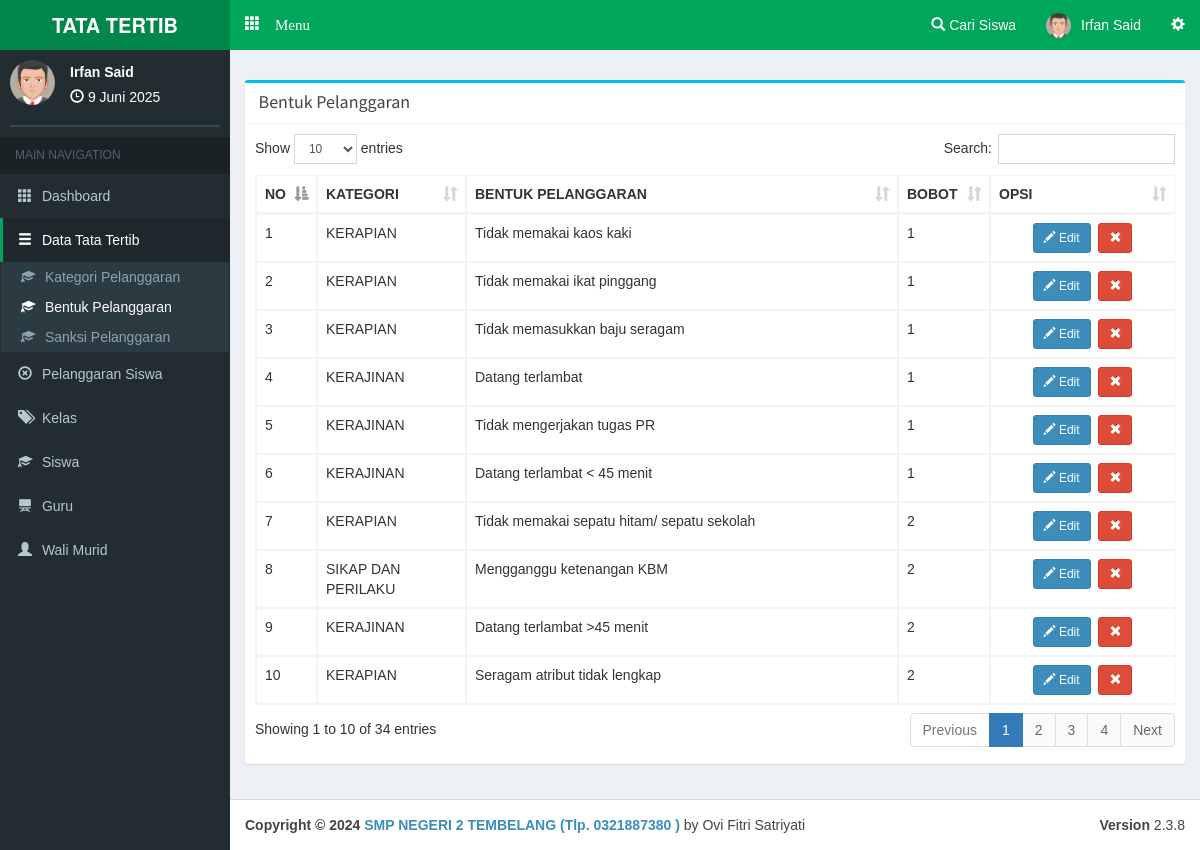
Page /admin/bentukpelanggaran (signed in) on the committed database.
### tables this page shows
CREATE TABLE `benpel` (
  `c_benpel` varchar(10) NOT NULL,
  `c_katbenpel` varchar(10) NOT NULL,
  `benpel` text NOT NULL,
  `bobot` int(11) NOT NULL
);

CREATE TABLE `katbenpel` (
  `c_katbenpel` varchar(10) NOT NULL,
  `katbenpel` varchar(30) NOT NULL
);

### php/config.php (called while the page is built, shortened)
<?php
$base='http://localhost/pps/';
$basead='http://localhost/pps/admin/';
?>

### php/function.php (called while the page is built, shortened)
<?php
function tgl($date){
  $array_bulan = array(1=>'Januari','Februari','Maret', 'April', 'Mei', 'Juni','Juli','Agustus','September','Oktober', 'November','Desember');
  $date = strtotime($date);
  $tanggal = date ('j', $date);
  $bulan = $array_bulan[date('n',$date)];
  $tahun = date('Y',$date);
  $result = $tanggal ." ". $bulan ." ". $tahun;
  return($result);
}
?>

### admin/view/a-bentukpel.php (the view, shortened to what this page needs)
      <div class="row">
        <div class="col-xs-12 col-md-12 col-lg-12">
          <div class="box box-info">
            <div class="box-header  with-border">
            <?php if(isset($_GET['q'])){ ?>
              <h3 class="box-title"></span>&nbsp;Bentuk Pelanggaran Kategori <b><?php echo $hjenpel['katbenpel']; ?></b></h3><span style="float:right;"><a href="<?php echo $basead; ?>addbentukpelanggaran/<?php echo $_GET['q']; ?>" class="btn btn-circle btn-primary"><i class="glyphicon glyphicon-plus"></i> Bentuk Pelanggaran</a></span>
            <?php }else{?>
              <h3 class="box-title"></span>&nbsp;Bentuk Pelanggaran</h3>
            <?php } ?>
            </div>
            <div class="box-body table-responsive">
              <table id="example1" class="table table-bordered table-hover">
                <thead>
                <tr>
                  <th width="5%">NO</th>
                <?php if(empty($_GET['q'])){
                  echo '<th>KATEGORI</th>';
                } ?>
                  <th>BENTUK PELANGGARAN</th>
                  <th width="10%">BOBOT</th>
                  <th width="20%">OPSI</th>
                </tr>
                </thead>
                <tbody>
<?php
if(isset($_GET['q'])){ $smk=mysqli_query($con,"SELECT * FROM benpel where c_katbenpel='$_GET[q]' order by bobot asc ");}
else{ $smk=mysqli_query($con,"SELECT * FROM benpel order by bobot asc ");}
$vr=1;while($akh=mysqli_fetch_array($smk)){ $kb=mysqli_fetch_array(mysqli_query($con,"SELECT * FROM katbenpel where c_katbenpel='$akh[c_katbenpel]' ")); ?>
                <tr>
                  <td><?php echo $vr; ?></td>
                <?php if(empty($_GET['q'])){
                  echo '<td>'.$kb['katbenpel'].'</td>';
                }?>
                  <td><?php echo $akh['benpel']; ?></td>
                  <td><?php echo $akh['bobot']; ?></td>
                  <td align="center">
                  <a data-target="#edit<?php echo $akh['c_benpel']; ?>" data-toggle="modal" class="btn btn-primary btn-sm"><i class="glyphicon glyphicon-pencil"></i> Edit</a>
                  &nbsp;<a class="btn btn-danger btn-sm" data-target="#hapus<?php echo $akh['c_benpel']; ?>" data-toggle="modal"><i class="glyphicon glyphicon-remove"></i></a></td>
                </tr>
<?php $vr++; } ?>
                </tbody>
              </table>
            </div>
          </div>
        </div>
      </div>

### admin/main.php (shortened to what this page needs)
<?php date_default_timezone_set('Asia/Jakarta');$date=date('Y-m-d'); require '../php/config.php'; require '../php/function.php'; session_start(); if(empty($_SESSION['c_admin'])){header('location:../login');} $na=mysqli_fetch_array(mysqli_query($con,"SELECT * FROM admin where c_admin='$_SESSION[c_admin]' "));  ?>
<!DOCTYPE html>
<html>
<head>
  <link rel="stylesheet" href="<?php echo $base; ?>theme/bootstrap/css/bootstrap.min.css">
  <link rel="stylesheet" href="<?php echo $base; ?>theme/plugins/datatables/dataTables.bootstrap.css">
  <link rel="stylesheet" href="<?php echo $base; ?>theme/dist/css/AdminLTE.min.css">
  <link rel="stylesheet" href="<?php echo $base; ?>theme/dist/css/skins/_all-skins.min.css">
  <link rel="stylesheet" href="<?php echo $base; ?>theme/plugins/iCheck/square/blue.css">
  <link rel="stylesheet" href="<?php echo $base; ?>theme/plugins/pace/pace.min.css">
  <link rel="stylesheet" href="<?php echo $base; ?>theme/plugins/select2/select2.min.css">
  <link href="<?php echo $base; ?>theme/datetime/css/bootstrap-datetimepicker.min.css" rel="stylesheet">
</head>
<body class="skin-green hold-transition fixed"
oncontextmenu="return false">
<div class="wrapper">
  <header class="main-header">
    <a href="#" class="logo">
      <span class="logo-lg"><b>TATA TERTIB</b></span>
    </a>
    <nav class="navbar navbar-static-top" role="navigation">
     <a href="#" class="glyphicon glyphicon-th" data-toggle="offcanvas" role="button" style="color: #fff;margin-top: 15px;margin-left: 15px;font-size: 15px;"> Menu
      </a>
      <div class="navbar-custom-menu">
        <ul class="nav navbar-nav">
          <li class="dropdown notifications-menu">
            <a href="#" class="dropdown-toggle" data-toggle="dropdown">
              <i class="glyphicon glyphicon-search"></i> Cari Siswa
            </a>
          </li>
          <li class="dropdown user user-menu">
            <a href="#" class="dropdown-toggle" data-toggle="dropdown">
            <img src="<?php echo $base; ?>php/img/avatar1.png" class="user-image" alt="User Image">
              <span class="hidden-xs"><?php echo $na['nama'] ?></span>
            </a>
          </li>
          <li>
            <a href="#" data-toggle="control-sidebar"><i class="glyphicon glyphicon-cog"></i></a>
          </li>
        </ul>
      </div>
    </nav>
  </header>
  <aside class="main-sidebar">
    <section class="sidebar">
      <div class="user-panel">
        <div class="pull-left image">
          <img src="<?php echo $base; ?>php/img/avatar1.png" class="img-circle" alt="User Image">
        </div>
        <div class="pull-left info">
          <p><?php echo $na['nama']; ?></p>
          <i class="glyphicon glyphicon-time"></i> <?php echo tgl(date('d-m-Y')); ?>
        </div>
      </div>
      <form action="#" method="get" class="sidebar-form">
      </form>
<?php
if(empty($_GET['smkakh'])){
  $aak='class="active"';$bak='';$cak='';$drop1='';$drop2='';$drop3='';$dak='';$eak='';$fak='';$gak='';
}
else{
  $act=($_GET['smkakh']);
  if($act=='kategoripelanggaran' or $act=='bentukpelanggaran' or $act=='addbentukpelanggaran' or $act=='sanksipelanggaran' or $act=='addsanksi' or $act=='editsanksi'){
    $aak='';$bak='class="active"';$cak='';$dak='';$eak='';$fak='';$gak='';
    if($act=='kategoripelanggaran'){$drop1='class="active"';$drop2='';$drop3='';}
    else if($act=='bentukpelanggaran' or $act=='addbentukpelanggaran'){$drop1='';$drop2='class="active"';$drop3='';}
    else if($act=='sanksipelanggaran' or $act=='addsanksi' or $act=='editsanksi'){$drop1='';$drop2='';$drop3='class="active"';}
  }
}
?>
      <ul class="sidebar-menu">
        <li class="header">MAIN NAVIGATION</li>
        <li <?php echo $aak; ?>>
          <a href="<?php echo $basead; ?>">
            <i class="glyphicon glyphicon-th"></i> <span>Dashboard</span>
          </a>
        </li>
        <li <?php echo $bak; ?>>
          <a href="#">
            <i class="glyphicon glyphicon-menu-hamburger"></i>
            <span>Data Tata Tertib</span>
          </a>
          <ul class="treeview-menu">
            <li <?php echo $drop1; ?>><a href="<?php echo $basead; ?>kategoripelanggaran"><i class="glyphicon glyphicon-education"></i> Kategori Pelanggaran</a></li>
            <li <?php echo $drop2; ?>><a href="<?php echo $basead; ?>bentukpelanggaran"><i class="glyphicon glyphicon-education"></i> Bentuk Pelanggaran</a></li>
            <li <?php echo $drop3; ?>><a href="<?php echo $basead; ?>sanksipelanggaran"><i class="glyphicon glyphicon-education"></i> Sanksi Pelanggaran</a></li>
          </ul>
        </li>
        <li <?php echo $gak; ?>>
          <a href="<?php echo $basead; ?>pelanggaransiswa">
            <i class="glyphicon glyphicon-remove-circle"></i> <span>Pelanggaran Siswa</span>
          </a>
        </li>
        <li <?php echo $cak; ?>>
          <a href="<?php echo $basead; ?>kelas">
            <i class="glyphicon glyphicon-tags"></i> <span>Kelas</span>
          </a>
        </li>
        <li <?php echo $dak; ?>>
          <a href="<?php echo $basead; ?>siswa">
            <i class="glyphicon glyphicon-education"></i> <span>Siswa</span>
          </a>
        </li>
        <li <?php echo $eak; ?>>
          <a href="<?php echo $basead; ?>guru">
            <i class="glyphicon glyphicon-blackboard"></i> <span>Guru</span>
          </a>
        </li>
        <li <?php echo $fak; ?>>
          <a href="<?php echo $basead; ?>walimurid">
            <i class="glyphicon glyphicon-user"></i> <span>Wali Murid</span>
          </a>
        </li>
      </ul>
    </section>
  </aside>
  <div class="content-wrapper">
    <section class="content-header">
    </section>
    <section class="content">
<?php
  if(empty($_GET['smkakh'])){require 'view/home.php';}
  else{
    $act=($_GET['smkakh']);
    if($act=='kategoripelanggaran'){
      require 'view/a-jenispel.php';
    }
    else if($act=='bentukpelanggaran'){
      require 'view/a-bentukpel.php';
    }
  }
?>
    </section>
  </div>
</div>
  <footer class="main-footer">
    <div class="pull-right hidden-xs">
      <b>Version</b> 2.3.8
    </div>
    <strong>Copyright &copy; 2024 <a href="#">SMP NEGERI 2 TEMBELANG (Tlp. 0321887380 )</a></strong> by Ovi Fitri Satriyati
  </footer>
</body>
</html>

### admin/main.php (style rules this page uses)
body { font-family:arial; }

### rows in the picture
benpel: katbenpel.katbenpel "KERAPIAN", benpel "Tidak memakai kaos kaki", bobot "1"
benpel: katbenpel.katbenpel "KERAPIAN", benpel "Tidak memakai ikat pinggang", bobot "1"
benpel: katbenpel.katbenpel "KERAPIAN", benpel "Tidak memasukkan baju seragam", bobot "1"
benpel: katbenpel.katbenpel "KERAJINAN", benpel "Datang terlambat", bobot "1"
benpel: katbenpel.katbenpel "KERAJINAN", benpel "Tidak mengerjakan tugas PR", bobot "1"
benpel: katbenpel.katbenpel "KERAJINAN", benpel "Datang terlambat < 45 menit", bobot "1"
benpel: katbenpel.katbenpel "KERAPIAN", benpel "Tidak memakai sepatu hitam/ sepatu sekolah", bobot "2"
benpel: katbenpel.katbenpel "SIKAP DAN PERILAKU", benpel "Mengganggu ketenangan KBM", bobot "2"
benpel: katbenpel.katbenpel "KERAJINAN", benpel "Datang terlambat >45 menit", bobot "2"
benpel: katbenpel.katbenpel "KERAPIAN", benpel "Seragam atribut tidak lengkap", bobot "2"

### other values in the picture
$na['nama'] "Irfan Said"
